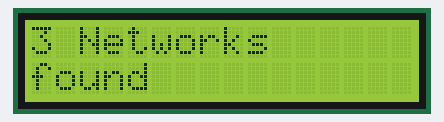
Recording of a program running on a simulated ESP32. Parts: 16×2 character LCD. WiFi joins after 1.5 s; servers stay silent unless stated; a WiFi scan finds three made-up networks; what the program prints to the serial monitor is not drawn.

Above: at 5.1 s.
At 8.3 s:
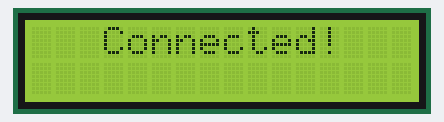

The program:

main.cpp
```cpp
#include <Arduino.h>
#include <WiFi.h>
#include <HTTPClient.h>
#include <ArduinoJson.h>
#include <LiquidCrystal.h>
#include <Wire.h>

int RS = 1, EN = 3, D4 = 17, D5 = 16, D6 = 4, D7 = 0;
LiquidCrystal lcd(RS, EN, D4, D5, D6, D7);

HTTPClient http;
const char* wifiName = "YOUR WIFI NAME HERE";
const char* wifiPass = "YOUR WIFI PASSWORD HERE";

void wifiConnect(const char* ssid, const char* passwd) {
    Serial.println("\nSearching for networks...");

    int n = WiFi.scanNetworks();

    if (n == 0) {
        lcd.clear();
        lcd.print("No Network found");
        Serial.println("No networks found!");
    }
    else {
        lcd.clear();
        lcd.print(n);
        lcd.print(" Networks");
        lcd.setCursor(0, 1);
        lcd.print("found");

        Serial.print(n);
        Serial.println(" networks found!");
        delay(3000);

        for (int i = 0; i < n; i++) {
            if (WiFi.SSID(i) == ssid) {
                WiFi.begin(ssid, passwd);
                if (WL_CONNECTED) {
                    //Serial.print("Connected to ");
                    //Serial.print(ssid);
                }
                else {
                    lcd.clear();
                    lcd.print("Connection");
                    lcd.setCursor(0, 1);
                    lcd.print("failed");

                    delay(3000);

                    lcd.clear();
                    lcd.print("Restarting");
                    lcd.setCursor(0, 1);
                    lcd.print("in 5 seconds");

                    delay(5000);

                    ESP.restart();
                }
            };
            delay(10);
        }
    }
    //Serial.println("");
}

void setup() {
    lcd.begin(16, 2);
    lcd.setCursor(0, 0);
	lcd.clear();
    lcd.print("Connecting to");
    lcd.setCursor(0, 1);
    lcd.print("Wifi...");


    //Serial.begin(115200);
    WiFi.mode(WIFI_STA);
    WiFi.disconnect();

    delay(3000);

    String serverName = "https://api.blockchain.com/v3/exchange/tickers/BTC-USD";

    wifiConnect(wifiName, wifiPass);
    delay(100);

    lcd.clear();
    lcd.print("   Connected!   ");
    delay(3000);

    //Serial.println("Network setup completed");

    http.begin(serverName);
    lcd.clear();
}

void loop() {
    http.GET();
    String data = http.getString();
    delay(1000);

    StaticJsonDocument<128> doc;
    DeserializationError error = deserializeJson(doc, data);

    if (error) {
        lcd.setCursor(12, 0);
        lcd.print("!");
        return;
    }

    const char* symbol = doc["symbol"];
    float price_24h = doc["price_24h"];
    //double volume_24h = doc["volume_24h"];
    float last_trade_price = doc["last_trade_price"];
    float diff = last_trade_price - price_24h;

    // display 24 hour change in price (24H)
    lcd.clear();
    lcd.print(symbol);
    lcd.setCursor(0, 1);
    lcd.print("$");
    if (diff >= 0) lcd.print("+");
    lcd.print(diff);
    lcd.setCursor(13, 0);
    lcd.print("24H");
    delay(3000);

    // display last traded price (LTP)
    lcd.clear();
    lcd.print(symbol);
    lcd.setCursor(0, 1);
    lcd.print("$");
    lcd.print(last_trade_price);
    lcd.setCursor(13, 0);
    lcd.print("LTP");
    delay(3000);
}
```

Measured:
- what the display in image 0 shows lasts 3.1 s, from 5.1 s to 8.2 s
- what the display in image 1 shows lasts 3.0 s, from 8.2 s to 11.2 s
